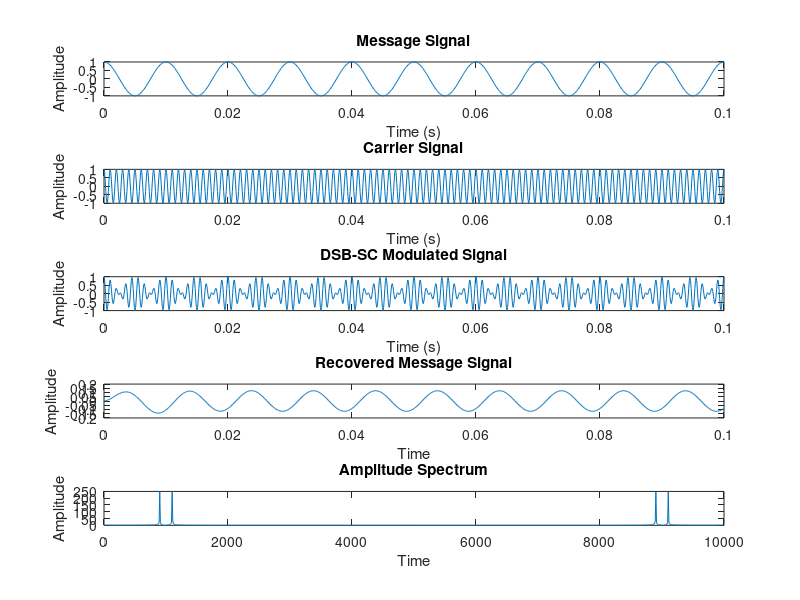

Here is the MATLAB script that generated this plot: (Note: this script raises an error after producing the figure.)
clc
clear vars
Fs = 10000; 
fm = 100;
t = 0:1/Fs:0.1; 

fm = 100;
Am = 1;  
message_signal = Am * cos(2*pi*fm*t);

fc = 1000; 
Ac = 1;  
carrier_signal = Ac * cos(2*pi*fc*t);

modulated_signal = message_signal .* carrier_signal;

n=length(modulated_signal);
D = modulated_signal .* carrier_signal;
[b, a] = butter(2,fm/Fs); 
s_recovered = filter(b, a, D);
am_spectrum = fft(modulated_signal,n);
frequencies = (0:n-1)*(Fs/n);

subplot(5,1,1);
plot(t, message_signal);
title('Message Signal');
xlabel('Time (s)');
ylabel('Amplitude');

subplot(5,1,2);
plot(t, carrier_signal);
title('Carrier Signal');
xlabel('Time (s)');
ylabel('Amplitude');

subplot(5,1,3);
plot(t, modulated_signal);
title('DSB-SC Modulated Signal');
xlabel('Time (s)');
ylabel('Amplitude');

subplot(5,1,4);
plot(t, s_recovered);
title('Recovered Message Signal');
xlabel("Time")
ylabel('Amplitude');

subplot(5,1,5);
plot(frequencies, abs(am_spectrum));
title('Amplitude Spectrum');
xlabel("Time")
ylabel('Amplitude');

sgtitle('DSB-SC Modulation');
